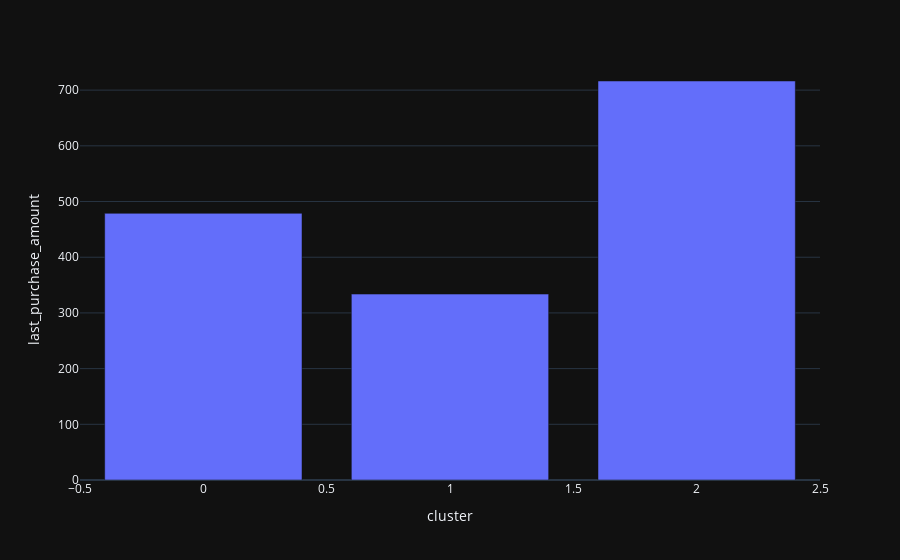
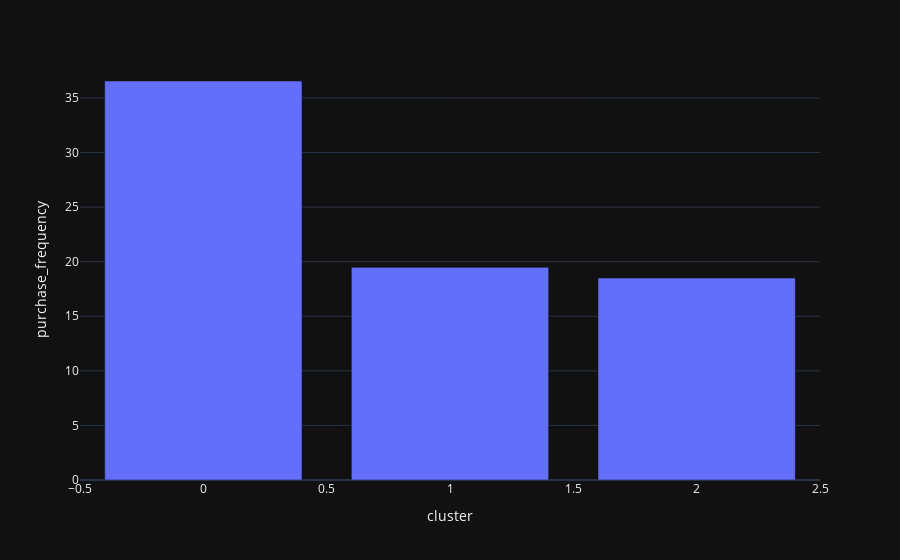

Notebook cell for these charts, in order:
### Code cell
data = df.groupby('cluster')[['last_purchase_amount', 'purchase_frequency']].mean()

for col in data.columns:
    x = data.index
    y = data[col]
    fig = px.bar(data, x=x, y=y)
    fig.show()

### Figure 1 — Plotly figure (JSON) as saved in the notebook; plotly's stock layout.template omitted (floating-point values rounded to 4 significant figures)
{"data": [{"alignmentgroup": "True", "hovertemplate": "cluster=%{x}<br>last_purchase_amount=%{y}<extra></extra>", "legendgroup": "", "marker": {"color": "#636efa", "pattern": {"shape": ""}}, "name": "", "offsetgroup": "", "orientation": "v", "showlegend": false, "textposition": "auto", "type": "bar", "x": [0, 1, 2], "xaxis": "x", "y": [478.8, 333.8, 716.4], "yaxis": "y"}], "layout": {"barmode": "relative", "legend": {"tracegroupgap": 0}, "margin": {"t": 60}, "xaxis": {"anchor": "y", "domain": [0, 1], "title": {"text": "cluster"}}, "yaxis": {"anchor": "x", "domain": [0, 1], "title": {"text": "last_purchase_amount"}}}}

### Figure 2 — Plotly figure (JSON) as saved in the notebook; plotly's stock layout.template omitted (floating-point values rounded to 4 significant figures)
{"data": [{"alignmentgroup": "True", "hovertemplate": "cluster=%{x}<br>purchase_frequency=%{y}<extra></extra>", "legendgroup": "", "marker": {"color": "#636efa", "pattern": {"shape": ""}}, "name": "", "offsetgroup": "", "orientation": "v", "showlegend": false, "textposition": "auto", "type": "bar", "x": [0, 1, 2], "xaxis": "x", "y": [36.56, 19.48, 18.51], "yaxis": "y"}], "layout": {"barmode": "relative", "legend": {"tracegroupgap": 0}, "margin": {"t": 60}, "xaxis": {"anchor": "y", "domain": [0, 1], "title": {"text": "cluster"}}, "yaxis": {"anchor": "x", "domain": [0, 1], "title": {"text": "purchase_frequency"}}}}
